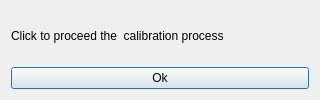
<?xml version="1.0" encoding="UTF-8"?>
<ui version="4.0">
 <class>CalibDialog</class>
 <widget class="QDialog" name="CalibDialog">
  <property name="geometry">
   <rect>
    <x>0</x>
    <y>0</y>
    <width>320</width>
    <height>100</height>
   </rect>
  </property>
  <property name="windowTitle">
   <string>Dialog</string>
  </property>
  <layout class="QVBoxLayout" name="verticalLayout">
   <item>
    <widget class="QLabel" name="label">
     <property name="text">
      <string>Click to proceed the  calibration process</string>
     </property>
    </widget>
   </item>
   <item>
    <widget class="QPushButton" name="CloseButton">
     <property name="text">
      <string>Ok</string>
     </property>
    </widget>
   </item>
  </layout>
 </widget>
 <resources/>
 <connections/>
</ui>
